Frame 1 (no input): blank canvas, image omitted
Frame 60 (the mouse pressed at the canvas centre just before this capture): blank canvas, image omitted
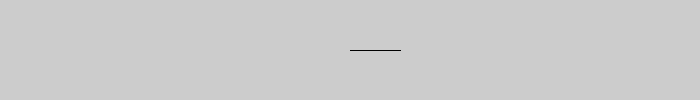
Frame 120 (the mouse held since frame 60 and released just before this capture)

The Processing sketch whose frames 1 and 60 were blank and that drew this single picture after the mouse press (run headless with seeded random() and noise(); from frame 60 on, the mouse is pressed at the canvas centre):

// Processing sketch: Drawing_04
// ── Drawing_04.pde
void setup(){
  
  size(700, 100);

}

void draw(){
  
  if(mousePressed == true){
    float angle = atan2(mouseY - height / 2, mouseX - width / 2);
    pushMatrix();
    translate(mouseX, mouseY);
    rotate(angle);
    line(0, 0, 50, 0);
    popMatrix();
  }
  
}
